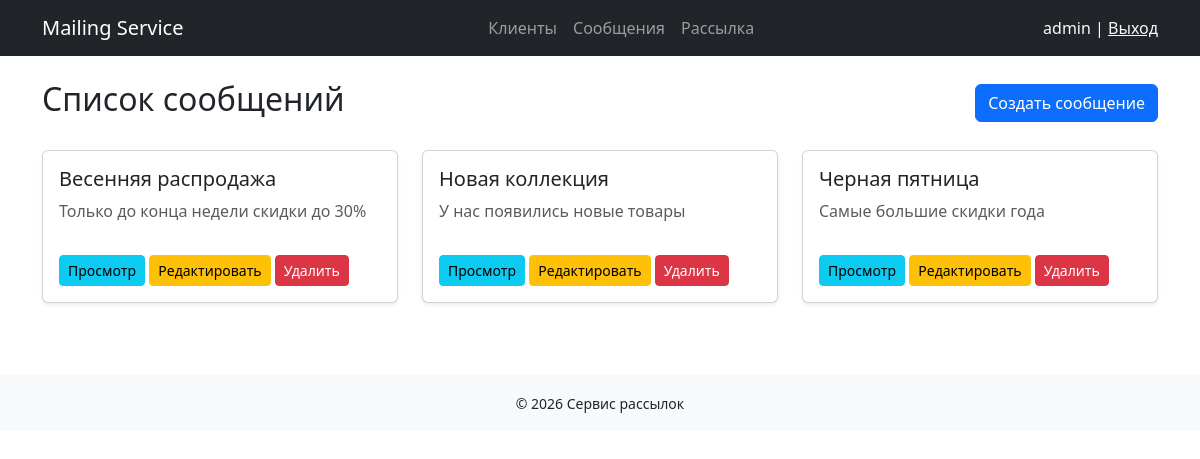
Screenshot of /message/ (signed in) with the database file from the repository.
### mailing/models.py (models this page shows, shortened)
class Message(models.Model):
    subject=models.CharField(max_length=255)
    body = models.TextField()

### mailing/views.py (the view)
# urls.py: path("message/", MessageListView.as_view(), name="message_list"),
class MessageListView(BaseListView):
    model = Message
    context_object_name = 'messages'

### mailing/templates/mailing/message_list.html (shortened to what this page needs)
{% extends 'mailing/base.html' %}
{% block content %}
<div class="d-flex justify-content-between align-items-center mb-4">
    <h2>Список сообщений</h2>
    <a href="{% url 'mailing:message_create' %}" class="btn btn-primary">
        Создать сообщение
    </a>
</div>
{% if object_list %}
    <div class="row">
        {% for message in object_list %}
            <div class="col-md-6 col-lg-4 mb-4">
                <div class="card shadow-sm h-100">
                    <div class="card-body d-flex flex-column">
                        <h5 class="card-title">
                            {{ message.subject }}
                        </h5>
                        <p class="card-text text-muted flex-grow-1">
                            {{ message.body|truncatechars:150 }}
                        </p>
                        <div class="mt-3">
                            <a href="{% url 'mailing:message_detail'  message.pk %}" class="btn btn-sm btn-info">
                                Просмотр
                            </a>
                            <a href="{% url 'mailing:message_update'  message.pk %}" class="btn btn-sm btn-warning">
                                Редактировать
                            </a>
                            <a href="{% url 'mailing:message_delete'  message.pk %}" class="btn btn-sm btn-danger">
                                Удалить
                            </a>
                        </div>
                    </div>
                </div>
            </div>
        {% endfor %}
    </div>
{% else %}
    <div class="alert alert-info">
        Сообщений пока нет
    </div>
{% endif %}
{% endblock %}

### mailing/templates/mailing/base.html (shortened to what this page needs)
<!DOCTYPE html>
<html lang="ru">
<head>
    <link href="https://cdn.jsdelivr.net/npm/bootstrap@5.3.0/dist/css/bootstrap.min.css" rel="stylesheet">
</head>
<body>
    <nav class="navbar navbar-expand-lg navbar-dark bg-dark">
        <div class="container">
            <a class="navbar-brand" href="/">Mailing Service</a>
            <div>
                <ul class="navbar-nav me-auto mb-2 mb-lg-0">
                    <li class="nav-item">
                        <a class="nav-link" href="/recipient/">Клиенты</a>
                    </li>
                    <li class="nav-item">
                        <a class="nav-link" href="/message/">Сообщения</a>
                    </li>
                    <li class="nav-item">
                        <a class="nav-link" href="/mailing/">Рассылка</a>
                    </li>
                </ul>
            </div>
            <div class="text-light">
                {% if user.is_authenticated %}
                    {{ user.username }} | <a href="/logout/" class="text-light">Выход</a>
                {% else %}
                    <a href="/login/" class="text-light">Вход</a>
                {% endif %}
            </div>
        </div>
    </nav>
    <div class="container mt-4">
        {% block content %}{% endblock %}
    </div>
    <footer class="bg-light text-center mt-5 p-3">
        <small>© 2026 Сервис рассылок</small>
    </footer>
</body>
</html>

### rows the page displays
Message: subject "Весенняя распродажа", body "Только до конца недели скидки до 30%"
Message: subject "Новая коллекция", body "У нас появились новые товары"
Message: subject "Черная пятница", body "Самые большие скидки года"

### other values shown
{{ user.username }} "admin"
